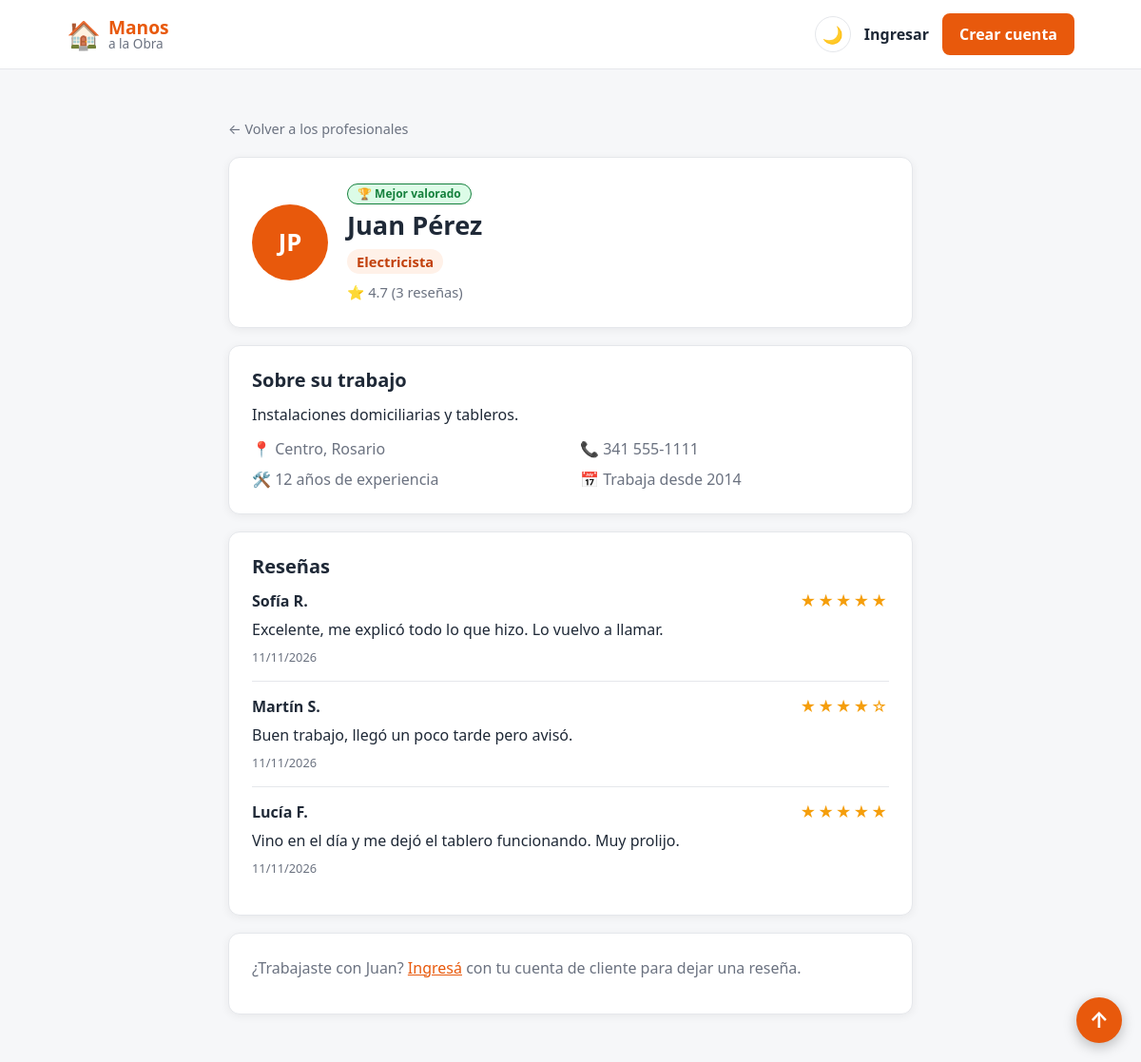
The app's page /perfil.php?id=1 with its own data.
### tables this page shows
CREATE TABLE profesionales (
    id INT AUTO_INCREMENT PRIMARY KEY,
     
    nombre VARCHAR(60) NOT NULL,
    apellido VARCHAR(60) NOT NULL,
    email VARCHAR(120) NOT NULL UNIQUE,
    password VARCHAR(255) NOT NULL,
    iniciales VARCHAR(5) NOT NULL,
     
    oficio VARCHAR(60) NULL,
    descripcion VARCHAR(300) NULL,
    ubicacion VARCHAR(100) NULL,              
    domicilio VARCHAR(120) NULL,              
    barrio_id INT NULL,                       
    telefono VARCHAR(30) NULL,
    experiencia INT NULL,
    fecha_alta DATE NULL,
    fecha_baja DATE NULL,
     
     
    valoracion DECIMAL(2,1) DEFAULT 0,
    cantidad_resenas INT DEFAULT 0,
     
     
    destacado_hasta DATE NULL,
    creado_en TIMESTAMP DEFAULT CURRENT_TIMESTAMP,
    FOREIGN KEY (barrio_id) REFERENCES barrios(id)
);

CREATE TABLE barrios (
    id INT AUTO_INCREMENT PRIMARY KEY,
    barrio VARCHAR(60) NOT NULL UNIQUE,
    zona VARCHAR(30) NOT NULL
);

CREATE TABLE resenas (
    id INT AUTO_INCREMENT PRIMARY KEY,
    profesional_id INT NOT NULL,
    cliente_id INT NOT NULL,
    puntaje TINYINT NOT NULL,                 
    comentario VARCHAR(300) NOT NULL,
    creado_en TIMESTAMP DEFAULT CURRENT_TIMESTAMP,
    FOREIGN KEY (profesional_id) REFERENCES profesionales(id) ON DELETE CASCADE,
    FOREIGN KEY (cliente_id) REFERENCES clientes(id) ON DELETE CASCADE,
    UNIQUE (profesional_id, cliente_id)
);

CREATE TABLE clientes (
    id INT AUTO_INCREMENT PRIMARY KEY,
    nombre VARCHAR(60) NOT NULL,
    apellido VARCHAR(60) NOT NULL,
    email VARCHAR(120) NOT NULL UNIQUE,
    password VARCHAR(255) NOT NULL,           
    creado_en TIMESTAMP DEFAULT CURRENT_TIMESTAMP
);

### perfil.php (the view, shortened to what this page needs)
<?php
require "config.php";
$modo_oscuro = ($_COOKIE["tema"] ?? "") === "oscuro";
$id = (int) ($_GET["id"] ?? 0);
$es_cliente = ($_SESSION["usuario_tipo"] ?? "") === "cliente";
$consulta = $conexion->prepare(
    "SELECT profesionales.*, barrios.barrio,
            (destacado_hasta IS NOT NULL AND destacado_hasta >= CURDATE()) AS destacado,
            (valoracion >= 4.5 AND cantidad_resenas >= 3) AS mejor_valorado
     FROM profesionales
     LEFT JOIN barrios ON barrios.id = profesionales.barrio_id
     WHERE profesionales.id = ?
       AND oficio IS NOT NULL
       AND (fecha_baja IS NULL OR fecha_baja >= CURDATE())"
);
$consulta->bind_param("i", $id);
$consulta->execute();
$profesional = $consulta->get_result()->fetch_assoc();
$resenas = [];
$ya_reseno = false;
if ($profesional) {
    $consulta = $conexion->prepare(
        "SELECT resenas.puntaje, resenas.comentario, resenas.creado_en, resenas.cliente_id,
                clientes.nombre, clientes.apellido
         FROM resenas
         JOIN clientes ON clientes.id = resenas.cliente_id
         WHERE resenas.profesional_id = ?
         ORDER BY resenas.creado_en DESC, resenas.id DESC"
    );
    $consulta->bind_param("i", $id);
    $consulta->execute();
    $resenas = $consulta->get_result()->fetch_all(MYSQLI_ASSOC);
}
function estrellas($puntaje) {
    $llenas = (int) round($puntaje);
    return str_repeat("★", $llenas) . str_repeat("☆", 5 - $llenas);
}
?>
<!DOCTYPE html>
<html lang="es">
<head>
    <link rel="stylesheet" href="style.css">
</head>
<body id="arriba" class="<?php echo $modo_oscuro ? "oscuro" : ""; ?>">
    <header class="header-principal">
        <div class="barra-superior">
            <a href="index.php" class="logo">
                <span class="logo-icono">🏠</span>
                <span class="logo-texto"><strong>Manos</strong><span>a la Obra</span></span>
            </a>
            <div class="acciones">
                <a href="tema.php" class="boton-tema" title="<?php echo $modo_oscuro ? "Activar modo claro" : "Activar modo oscuro"; ?>">
                    <?php echo $modo_oscuro ? "☀️" : "🌙"; ?>
                </a>
                <?php if (isset($_SESSION["usuario_nombre"])): ?>
                    <span class="link-ingresar">Hola, <?php echo htmlspecialchars($_SESSION["usuario_nombre"]); ?></span>
                    <a href="logout.php" class="btn-publicar">Salir</a>
                <?php else: ?>
                    <a href="login.php" class="link-ingresar">Ingresar</a>
                    <a href="registro.php" class="btn-publicar">Crear cuenta</a>
                <?php endif; ?>
            </div>
        </div>
    </header>
    <main class="seccion">
        <div class="contenedor contenedor-angosto">
            <a href="index.php#profesionales" class="volver">← Volver a los profesionales</a>
            <?php if (!$profesional): ?>
                <div class="perfil-caja">
                    <h1>Perfil no disponible</h1>
                    <p>Este profesional no existe o ya no está en actividad.</p>
                </div>
            <?php else: ?>
                <div class="perfil-caja perfil-cabecera <?php echo $profesional["destacado"] ? "destacada" : ""; ?>">
                    <div class="profesional-avatar perfil-avatar"><?php echo htmlspecialchars($profesional["iniciales"]); ?></div>
                    <div class="profesional-info">
                        <?php if ($profesional["mejor_valorado"]): ?>
                            <span class="insignia-mejor-valorado">🏆 Mejor valorado</span>
                        <?php endif; ?>
                        <h1><?php echo htmlspecialchars($profesional["nombre"] . " " . $profesional["apellido"]); ?></h1>
                        <p class="oficio"><?php echo htmlspecialchars($profesional["oficio"]); ?></p>
                        <p class="valoracion">⭐ <?php echo $profesional["valoracion"]; ?>
                            (<?php echo $profesional["cantidad_resenas"] . ($profesional["cantidad_resenas"] == 1 ? " reseña" : " reseñas"); ?>)</p>
                    </div>
                </div>
                <div class="perfil-caja">
                    <h2>Sobre su trabajo</h2>
                    <p><?php echo htmlspecialchars($profesional["descripcion"] ?? ""); ?></p>
                    <ul class="perfil-datos">
                        <li>📍 <?php
                            if (!empty($profesional["barrio"])) {
                                echo htmlspecialchars($profesional["barrio"]) . ", ";
                            }
                            echo htmlspecialchars($profesional["ubicacion"] ?? "");
                        ?></li>
                        <li>📞 <?php echo htmlspecialchars($profesional["telefono"] ?? ""); ?></li>
                        <li>🛠️ <?php echo (int) $profesional["experiencia"]; ?> años de experiencia</li>
                        <?php if (!empty($profesional["fecha_alta"])): ?>
                            <li>📅 Trabaja desde <?php echo date("Y", strtotime($profesional["fecha_alta"])); ?></li>
                        <?php endif; ?>
                    </ul>
                </div>
                <div class="perfil-caja" id="resenas">
                    <h2>Reseñas</h2>
                    <?php foreach ($resenas as $r): ?>
                        <div class="resena">
                            <div class="resena-encabezado">
                                <strong><?php echo htmlspecialchars($r["nombre"] . " " . mb_substr($r["apellido"], 0, 1) . "."); ?></strong>
                                <span class="estrellas" aria-label="<?php echo $r["puntaje"]; ?> de 5"><?php echo estrellas($r["puntaje"]); ?></span>
                            </div>
                            <p><?php echo htmlspecialchars($r["comentario"]); ?></p>
                            <span class="resena-fecha"><?php echo date("d/m/Y", strtotime($r["creado_en"])); ?></span>
                        </div>
                    <?php endforeach; ?>
                </div>
                <div class="perfil-caja">
                    <?php if (!isset($_SESSION["usuario_id"])): ?>
                        <p class="texto-suave">¿Trabajaste con <?php echo htmlspecialchars($profesional["nombre"]); ?>?
                            <a href="login.php">Ingresá</a> con tu cuenta de cliente para dejar una reseña.</p>
                    <?php elseif (!$es_cliente): ?>
                        <p class="texto-suave">Solo los clientes pueden dejar reseñas.</p>
                    <?php elseif ($ya_reseno): ?>
                        <p class="texto-suave">Ya dejaste tu reseña a este profesional.</p>
                    <?php endif; ?>
                </div>
            <?php endif; ?>
        </div>
    </main>
    <a href="#arriba" class="boton-subir" aria-label="Volver arriba" title="Volver arriba">↑</a>
</body>
</html>

### records on screen
profesionales: iniciales "JP", nombre+apellido "Juan Pérez", oficio "Electricista", valoracion "4.7", cantidad_resenas "3", descripcion "Instalaciones domiciliarias y tableros.", barrio.barrio "Centro", ubicacion "Rosario", telefono "341 555-1111", experiencia "12", fecha_alta "2014", nombre "Juan"
resenas: cliente.apellido "Sofía R.", puntaje "★★★★★", comentario "Excelente, me explicó todo lo que hizo. Lo vuelvo a llamar.", creado_en "11/11/2026"
resenas: cliente.apellido "Martín S.", puntaje "★★★★☆", comentario "Buen trabajo, llegó un poco tarde pero avisó.", creado_en "11/11/2026"
resenas: cliente.apellido "Lucía F.", puntaje "★★★★★", comentario "Vino en el día y me dejó el tablero funcionando. Muy prolijo.", creado_en "11/11/2026"
